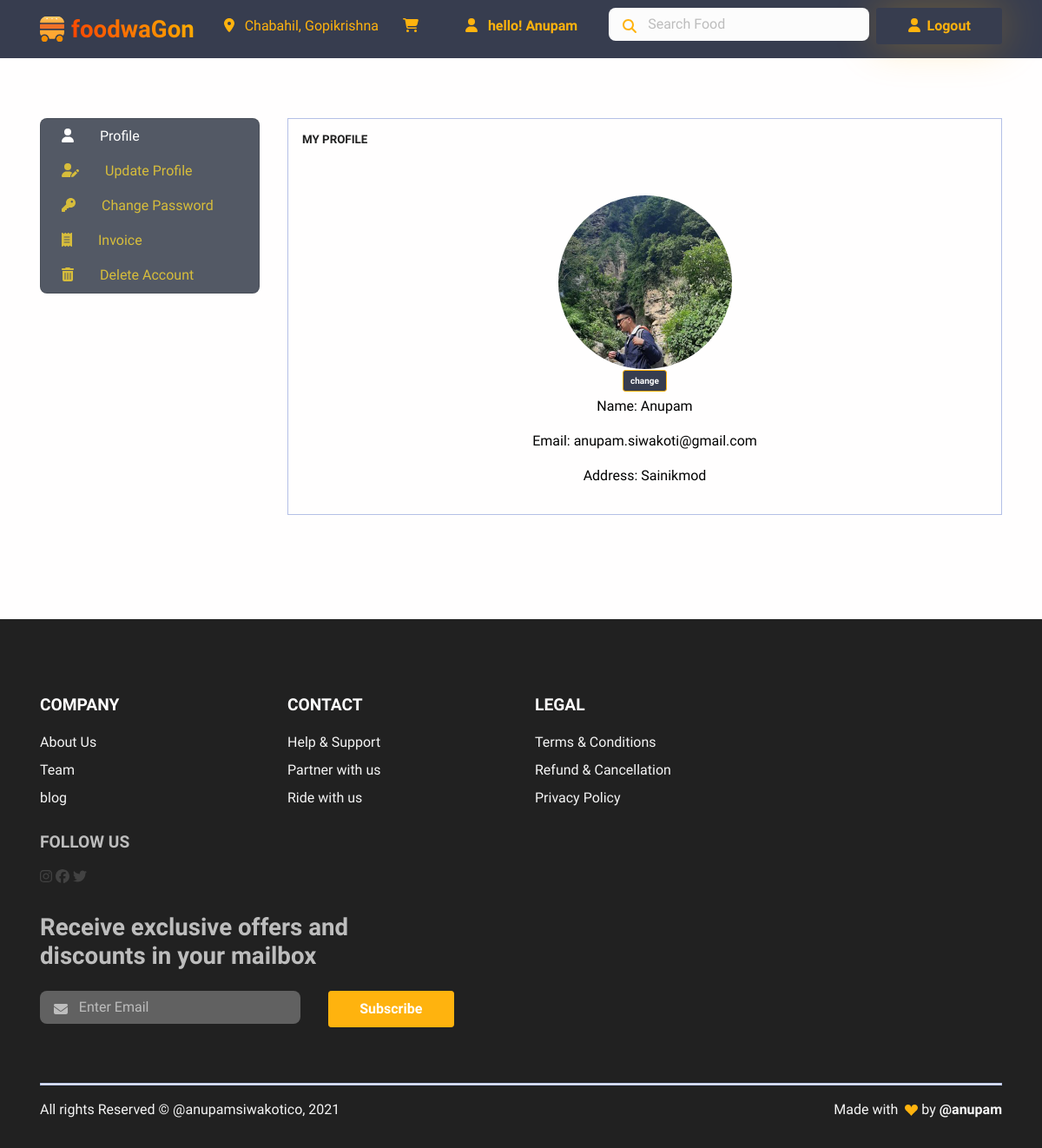
Page /admins/userprofile/ (signed in) on the committed database.
### login/models.py (models this page shows, shortened)
class User(AbstractBaseUser):
    email = models.EmailField(max_length=255, unique=True, default="a@gmail.com")
    address = models.TextField(max_length=30, blank=True)
    first_name = models.TextField(max_length=30, blank=True, default="eg aster")
    last_name = models.TextField(max_length=30, blank=True)
    is_staff = models.BooleanField(default=False)  # non super-user
    is_active = models.BooleanField(default=False)
    admin = models.BooleanField(default=False)  # a superuser
    last_login = models.DateTimeField(blank=True, null=True, verbose_name="last login")
    profile_pic = models.ImageField(blank=True, null=True, upload_to="images/user/")
    USERNAME_FIELD = "email"
    objects = UserManager()

### admins/views.py (the view)
# urls.py: path("userprofile/", views.UserProfile.as_view(), name="userprofile"),
class UserProfile(TemplateView):
    template_name = "user/user_profile.html"
    def get(self, request):
        if request.session.has_key("user"):
            fm = showuserform()
            if request.session.has_key("cart_count"):
                no_of_item_in_cart = request.session["cart_count"]
            else:
                no_of_item_in_cart = None
            semail = request.session["user"]
            verifyUser = User.objects.filter(email=semail).first()
            id = verifyUser.id
            orders_for_customer = []
            orders_for_customers = Order.objects.filter(user_id=id)
            for order_for_customer in orders_for_customers:
                if order_for_customer.status:
                    orders_for_customer.append(order_for_customer)
            paginator = Paginator(orders_for_customer, 10)
            page_number = request.GET.get("page")
            page_obj = paginator.get_page(page_number)
            return render(
                request,
                self.template_name,
                {"form": fm, "cart_count": no_of_item_in_cart, "order": page_obj},
            )
        else:
            return HttpResponseRedirect("../login/")

### templates/user/user_profile.html (shortened to what this page needs)
{%extends '../base.html'%}{% load static%}{% load mathfilters %}{%load extra_filters%}
{%block csspart%}
<link href="https://cdnjs.cloudflare.com/ajax/libs/font-awesome/5.15.3/css/all.min.css"
 rel="stylesheet" />
<link rel="stylesheet" href="https://stackpath.bootstrapcdn.com/bootstrap/4.1.3/css/bootstrap.min.css"
>
<link rel="stylesheet" href="{% static 'css/userprofile.css' %}" />
<link href="{%static 'assets/css/theme.css' %}" rel="stylesheet" />
<link rel="stylesheet" href="{% static 'css/invoicemodal.css' %}">
{%endblock csspart%}
  {%block body%}
  <section class="customer-profile">
    <div class="container mt-3">
      <div class="row">
        <div class="col-md-12 col-12">
          <div class="row">
            <div class="col-lg-3 col-md-4 d-md-block d-none ">
              <div class="card right-side-nav">
                <div class="row">
                  <nav class="nav d-block pl-4">
                    <a data-toggle="tab" class="nav-link active" href="#profile"><i
                        class="fas fa-user"></i><span>Profile</span> </a>
                    <a data-toggle="tab" class="nav-link" href="#updateProfile"><i
                        class="fas fa-user-edit"></i><span>Update Profile</span> </a>
                    <a data-toggle="tab" class="nav-link" href="#changePassword"><i class="fas fa-key"></i><span>Change
                        Password</span> </a>
                    <a data-toggle="tab" class="nav-link" href="#invoice"><i
                        class="fas fa-receipt"></i></i><span>Invoice</span> </a>
                    <a data-toggle="tab" class="nav-link" href="#deleteAccount"><i
                        class="fas fa-trash-alt"></i><span>Delete Account</span> </a>
                  </nav>
                </div>
              </div>
            </div>
            <div class="col-lg-9 col-md-8 d-md-block d-none">
              <div class="card-body tab-content border ">
                <div class="tab-pane active" id="profile">
                  <h6>MY PROFILE</h6>
                  <div class="text-center">
                    {% if user.profile_pic %}
                    <div class="editimage">
                      <img class="img-fluid rounded-circle mt-5 image" height="160px" width="160px"
                        src="{{ user.profile_pic.url }}" alt="customer pic">
                      <br />
                      <input type="submit" name="submit" class="btn btn-primary btn-sm text" value="change">
                    </div>
                    {%endif%}
                    <p>Name: {{user.first_name}} </p>
                    <p>Email: {{user.email}}</p>
                    <p>Address: {{user.address}}</p>
                  </div>
                </div>
              </div>
            </div>
          </div>
        </div>
      </div>
    </div>
  </section>
  {%endblock body%}

### templates/base.html (shortened to what this page needs)
<!DOCTYPE html>
<html lang="en-US" dir="ltr">
{% load static %}
<head>
    {% block csspart %}{% endblock csspart %}
</head>
<body>
    <main class="main" id="top">
        {% block nav%}
        <nav class="navbar navbar-expand-lg navbar-light bg-light fixed-top"
            data-navbar-on-scroll="data-navbar-on-scroll">
            <div class="container">
                <a class="navbar-brand d-inline-flex" href="{% url 'delivery:delivery' %}"><img class="d-inline-block"
                        src="{%static 'assets/img/gallery/logo.svg' %}" alt="logo" /><span
                        class="text-1000 fs-3 fw-bold ms-2 text-gradient">foodwaGon</span></a>
                <div class="collapse navbar-collapse border-top border-lg-0 my-2 mt-lg-0" id="navbarSupportedContent">
                    <div class="mx-auto pt-5 pt-lg-0 d-block d-lg-none d-xl-block">
                        <p class="mb-0 fw-bold text-lg-center">
                            <i class="fas fa-map-marker-alt text-warning mx-2"></i><span class="fw-normal text-warning"
                                id="demo">
                                Chabahil, Gopikrishna
                            </span>
                        </p>
                    </div>
                    <div class="mx-auto pt-5 pt-lg-0 d-block d-lg-none d-xl-block showcart">
                        <p class="mb-0 fw-bold text-lg-center cart">
                            <a href="{% url 'delivery:cart' %}"> <i
                                    class="fas fa-shopping-cart text-warning mx-2"></i></a>
                        </p>
                    </div>
                    {% if user.first_name %}
                    <a class="btn btn-white text-warning" href="{% url 'admins:userprofile'%}">
                        <p class="mb-0 fw-bold text-lg-center text-warning">
                            <i class="fas fa-user me-2"></i>
                            hello! {{user.first_name}}
                        </p>
                    </a>
                    {% endif %}
                    <form class="d-flex mt-4 mt-lg-0 ms-lg-auto ms-xl-0">
                        <div class="input-group-icon pe-2">
                            <i class="fas fa-search input-box-icon text-primary"></i>
                            <input class="form-control border-0 input-box bg-100" type="search"
                                placeholder="Search Food" aria-label="Search" />
                        </div>
                        {% if user.first_name %}
                        <a class="btn btn-white shadow-warning text-warning" href="{% url 'login:logout' %}">
                            <i class="fas fa-user me-2"></i>Logout
                        </a>
                        {% elif not user.first_name %}
                        <a class="btn btn-white shadow-warning text-warning" href="{% url 'login:signin' %}">
                            <i class="fas fa-user me-2"></i>Login
                        </a>
                        {% endif%}
                    </form>
                </div>
            </div>
        </nav>
        {% endblock nav%}
        {%block body%}
        {%endblock body%}
        {% block footer%}
        <section class="py-0 pt-7 bg-1000">
            <div class="container">
                <div class="row">
                    <div class="col-6 col-md-4 col-lg-3 col-xxl-2 mb-3">
                        <h5 class="lh-lg fw-bold text-white">COMPANY</h5>
                        <ul class="list-unstyled mb-md-4 mb-lg-0">
                            <li class="lh-lg">
                                <a class="text-200 text-decoration-none" href="#!">About Us</a>
                            </li>
                            <li class="lh-lg">
                                <a class="text-200 text-decoration-none" href="#!">Team</a>
                            </li>
                            <li class="lh-lg">
                                <a class="text-200 text-decoration-none" href="#!">blog</a>
                            </li>
                        </ul>
                    </div>
                    <div class="col-6 col-md-4 col-lg-3 col-xxl-2 col-lg-3 mb-3">
                        <h5 class="lh-lg fw-bold text-white">CONTACT</h5>
                        <ul class="list-unstyled mb-md-4 mb-lg-0">
                            <li class="lh-lg">
                                <a class="text-200 text-decoration-none" href="#!">Help &amp; Support</a>
                            </li>
                            <li class="lh-lg">
                                <a class="text-200 text-decoration-none" href="#!">Partner with us
                                </a>
                            </li>
                            <li class="lh-lg">
                                <a class="text-200 text-decoration-none" href="#!">Ride with us</a>
                            </li>
                        </ul>
                    </div>
                    <div class="col-6 col-md-4 col-lg-3 col-xxl-2 mb-3">
                        <h5 class="lh-lg fw-bold text-white">LEGAL</h5>
                        <ul class="list-unstyled mb-md-4 mb-lg-0">
                            <li class="lh-lg">
                                <a class="text-200 text-decoration-none" href="#!">Terms &amp; Conditions</a>
                            </li>
                            <li class="lh-lg">
                                <a class="text-200 text-decoration-none" href="#!">Refund &amp; Cancellation</a>
                            </li>
                            <li class="lh-lg">
                                <a class="text-200 text-decoration-none" href="#!">Privacy Policy</a>
                            </li>
                        </ul>
                    </div>
                    <div class="col-12 col-md-8 col-lg-6 col-xxl-4">
                        <h5 class="lh-lg fw-bold text-500">FOLLOW US</h5>
                        <i class="fab fa-instagram fabb"></i>
                        <i class="fab fa-facebook fabb"></i>
                        <i class="fab fa-twitter fabb"></i>
                        <h3 class="text-500 my-4">
                            Receive exclusive offers and <br />discounts in your mailbox
                        </h3>
                        <div class="row input-group-icon mb-5">
                            <div class="col-auto">
                                <i class="fas fa-envelope input-box-icon text-500 ms-3"></i>
                                <input class="form-control input-box bg-800 border-0" type="email"
                                    placeholder="Enter Email" aria-label="email" />
                            </div>
                            <div class="col-auto">
                                <button class="btn btn-primary" type="submit">
                                    Subscribe
                                </button>
                            </div>
                        </div>
                    </div>
                </div>
                <hr class="border border-800" />
                <div class="row flex-center pb-3">
                    <div class="col-md-6 order-0">
                        <p class="text-200 text-center text-md-start">
                            All rights Reserved &copy; @anupamsiwakotico, 2021
                        </p>
                    </div>
                    <div class="col-md-6 order-1">
                        <p class="text-200 text-center text-md-end">
                            Made with&nbsp;
                            <svg class="bi bi-suit-heart-fill" xmlns="http://www.w3.org/2000/svg" width="15" height="15"
                                fill="#FFB30E" viewBox="0 0 16 16">
                                <path
                                    d="M4 1c2.21 0 4 1.755 4 3.92C8 2.755 9.79 1 12 1s4 1.755 4 3.92c0 3.263-3.234 4.414-7.608 9.608a.513.513 0 0 1-.784 0C3.234 9.334 0 8.183 0 4.92 0 2.755 1.79 1 4 1z">
                                </path>
                            </svg>&nbsp;by&nbsp;<a class="text-200 fw-bold" href="https://themewagon.com/"
                                target="_blank">@anupam
                            </a>
                        </p>
                    </div>
                </div>
            </div>
        </section>
        {%endblock footer%}
    </main>
</body>
</html>

### static/css/userprofile.css (style rules this page uses)
.right-side-nav { background-color: #1d2635c2 !important; }
.customer-profile h6 { text-transform: uppercase; }
.customer-profile .active { color: #fff; }
.right-side-nav a { color: #ffdc2fc4; }
.right-side-nav nav span { position: relative; left: 30px; }
.customer-profile p { font-size: 16px; color: black }

### static/css/invoicemodal.css (style rules this page uses)
.mb-4, .my-4 { margin-bottom: 1.5rem !important; }
hr { margin-top: 1rem; margin-bottom: 1rem; border: 0; border-top: 1px solid rgba(0, 0, 0, .1); }

### templates/user/user_profile.html (style rules this page uses)
.btn:not(:disabled):not(.disabled) { cursor: pointer; }
.btn-group-sm>.btn, .btn-sm { padding: .25rem .5rem; font-size: .875rem; line-height: 1.5; border-radius: .2rem; }
.bg-light { background-color: #373d4f !important; }
.border { border: 1px solid #b4c0e6 !important; }
.image { opacity: 1; transition: .5s ease; backface-visibility: hidden; width: 200px; height: 200px; object-fit: cover; }
.text { background-color: #373d4f; color: white; font-size: 10px; margin-top: 1px; margin-bottom: 5px; }

### rows in the picture
User: first_name "Anupam", profile_pic (picture), email "anupam.siwakoti@gmail.com", address "Sainikmod"
